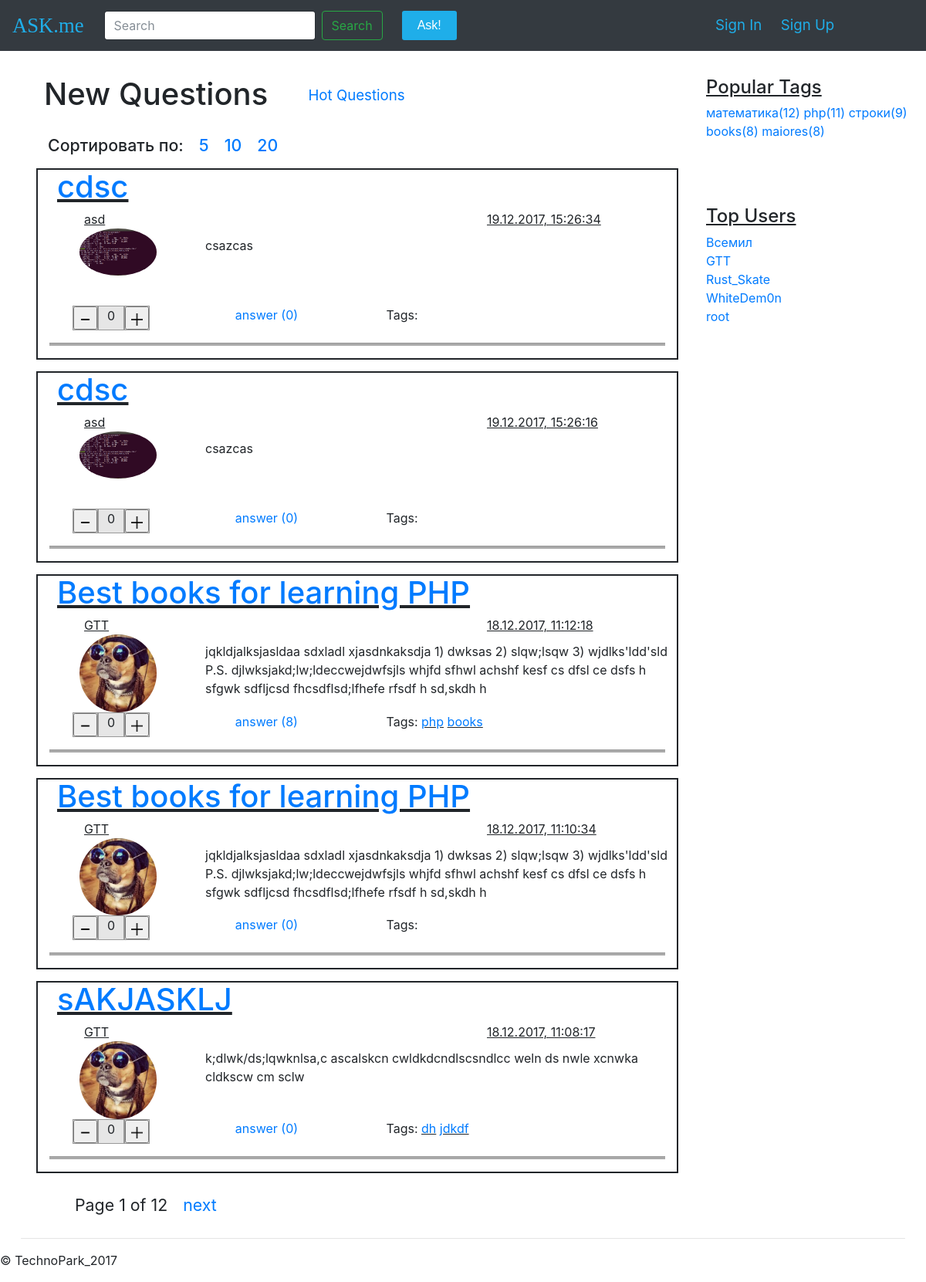
The page / on the database its author committed.
### questions/models.py (models this page shows, shortened)
class Question(models.Model):
    author = models.ForeignKey(User)
    title = models.CharField(max_length=120, verbose_name=u"Заголовок вопроса")
    text = models.TextField(verbose_name=u"Полное описание вопроса")
    create_date = models.DateTimeField(default=datetime.now, verbose_name=u"Время создания вопроса")
    is_active = models.BooleanField(default=True, verbose_name=u"Доступность вопроса")
    tags = models.ManyToManyField(Tag, blank=True)
    category = models.ForeignKey(Category, blank=True)
    status = models.OneToOneField(Status)
    objects = QuestionManager()
    class Meta:
        ordering = ['-create_date']

class User(AbstractUser):
    upload = models.ImageField(default='static/img/ava.png', upload_to='%Y/%m/%d/', verbose_name=u"Аватар")
    rating = models.IntegerField(default=0, verbose_name=u"Рейтинг")
    objects = MyUserManager()

class Status(models.Model):
    viewsNum = models.IntegerField(default=0, verbose_name=u"Количество просмотров")
    likesNum = models.IntegerField(default=0, verbose_name=u"Количество лайков")

class Tag(models.Model):
    title = models.CharField(max_length=120, unique=True, verbose_name=u"Заголовок тега")
    objects = TagManager()

### questions/views.py (the view)
# urls.py: url(r'^$', views.index, name='index'),
def index(request):
    ctx = dict()
    qlist = Question.objects.new_questions()
    page_qlist, pageN = paginate(qlist, request)
    is_set_like(request)
    tag_list = get_top_tags()
    user_list = get_top_users()
    ctx['user_list'] = user_list
    ctx['questions'] = page_qlist
    ctx['page'] = pageN
    ctx['tag_list'] = tag_list
    return render(request, 'new.html', ctx)

### questions/models.py (called while the page is built)
    def get_top_N(self,N):
        return self.order_by('-rating')[0:N]

    def new_questions(self):
        return self.filter(is_active=True).order_by('-create_date')

    def get_top_N(self,N):
        return self.values('title').annotate(num_questions=Count('question')).order_by('-num_questions')[0:N]

### questions/views.py (called while the page is built, shortened)
def paginate(objects, request):
    limit = 5
    page_num = 1
    if request.method == 'GET':
        page_num = int(request.GET.get('page', 1))
        limit = int(request.GET.get('limit', 5))
    p = Paginator(objects, limit)
    p.limiturl = 'limit='+str(limit)
    try:
        pageN = p.page(page_num)
    except PageNotAnInteger:
        pageN = p.page(1)
    except EmptyPage:
        pageN = p.page(p.num_pages)
    object_page = pageN.object_list
    return object_page, pageN

def is_set_like(request):
    like = None
    if request.method == 'POST':
        like = request.POST.get('like')

def get_top_tags():
    return Tag.objects.get_top_N(5)

def get_top_users():
    return User.objects.get_top_N(5)

### questions/templates/new.html (shortened to what this page needs)
{% extends "base.html" %}
{% block content %}
          <div class="row quest_head"><div class="col-md-5 col-sm-12">
            <h1>New Questions</h1></div>
            <div class="col-md-3 col-sm-12 HotQ">
            <a href="{% url 'hot' %}">Hot Questions</a>
            </div></div>
            <div class="row pages"> <h4>
                <ul>
                    <li>Сортировать по:</li>
                    <li><a href="{% url 'index' %}?limit=5">5</a></li>
                    <li><a href="{% url 'index' %}?limit=10">10</a></li>
                    <li><a href="{% url 'index' %}?limit=20">20</a></li>
                </ul></h4>
            </div>
              {% for question in questions %}
                  {% include "question.html" %}
              {% endfor %}
          <div class="pages">
          <ul>
            <li>
                Page {{ page.number }} of {{ page.paginator.num_pages }}
            </li>
            <li>
              {% if page.has_next %}
                  <a href="{% url 'index' %}?page={{ page.next_page_number }}&{{ page.paginator.limiturl }}">next</a>
              {% endif %}
            </li>
          </ul>
        </div>
{% endblock %}

### templates/base.html (shortened to what this page needs)
<!DOCTYPE html>
<html lang="en"><head><meta http-equiv="Content-Type" content="text/html; charset=UTF-8">
    <link href="/static/css/bootstrap/dist/css/bootstrap.min.css" rel="stylesheet">
    <link href="/static/css/my_style.css" rel="stylesheet">
  </head>
  <body>
    <nav class="navbar navbar-expand-md fixed-top navbar-dark bg-dark">
      <a class="navbar-brand" href="{% url 'index' %}">ASK.me</a>
      <div class="collapse navbar-collapse" id="navbarsExampleDefault">
        <ul class="navbar-nav mr-auto">
        <form class="form-inline my-2 my-lg-0 mySearch " action=" " method="GET">
          <input class="form-control mr-sm-2" type="text" placeholder="Search" aria-label="Search" name="search">
          <button class="btn btn-outline-success my-2 my-sm-0" type="submit">Search</button>
        </form>
        </ul>
        <ul class="navbar-nav mr-auto">
          <a href="{% url 'ask' %}" class="btn-ask">Ask!</a>
        </ul>
      </div>
        {% if user.is_authenticated %}
                <div class="col-md-4">
                    <img src="{{ request.user.upload.url }}" width="50" height="50" alt="ava" class="ava">
                    <a href="{% url 'userset' %}" class="myLogin">{{ request.user }}(settings)</a>
                    <a href="{% url 'logout' %}" class="myLogin">Exit</a>
                </div>
            {% else %}
      	        <div class="col-md-3 col-sm-5">
                 <a href="{% url 'signin' %}" class="myLogin">Sign In</a>
                <a href="{% url 'signup' %}" class="myLogin">Sign Up</a>
            {% endif %}
      	</div>
    </nav>
    <main role="main" class="container-fluid mymarg">
      <div class="row row-offcanvas row-offcanvas-right">
        <div class="col-9">
          {% block content %} {% endblock %}
        </div>
		<aside class="col-3 ml-sm-auto blog-sidebar">
          <div class="sidebar-module">
            <u><h4>Popular Tags</h4></u>
            <div>
                {% for tagg in tag_list %}
                    <a href="{% url 'tag_detail' tagg.title %}" class="otherPlace">{{ tagg.title }}({{ tagg.num_questions }}) </a>
                {% endfor %}
            </div>
          </div>
          <div class="sidebar-module mymarg">
            <u><h4>Top Users</h4></u>
            <ol class="list-unstyled">
                {% for user in user_list %}
                    <li><a href="#">{{ user.username }}</a></li>
                {% endfor %}
            </ol>
          </div>
        </aside>
      </div>
      <hr>
    </main>
      <footer>
        <p>© TechnoPark_2017</p>
      </footer>
  </body></html>

### questions/templates/question.html (shortened to what this page needs)
          <article class="lmarg20">
            <header>
              <h1><u><a href="{% url 'question_detail' question.id %}">{{ question.title }}</a></u></h1>
            </header>
            <div class="row " style="margin-left: 30px">
                <div class="col-md-8 col-sm-12"><u>
                    {{ question.author.username }}</u>
                </div>
                <div class="col-md-4 col-sm-12"><u>
                    {{ question.create_date|date:"d.m.Y, H:i:s" }}</u>
                </div>
            </div>
            <div class="row">
              <div class='col-md-3 col-sm-12 quest_img'>
                  <img src="{{ question.author.upload.url }}">
              </div>
              <div class='col-md-9 col-sm-12 quest_text'>
                {{ question.text }}
              </div>
            </div>
            <div class="foot">
              <div class="quest_foot">
               <div class="row" style="margin-left: 30px">
                  <div class="col-md-3 col-sm-12 ">
                    <form action=" " method="POST">
                      <div class="row rating">
                       <div class="col-4 ratCell"><button name="like" value="m"><img src="/static/img/minus.ico" width="100%"></button></div>
                       <div class="col-4 ratCell">{{ question.status.likesNum }}</div>
                       <div class="col-4 ratCell"><button name="like" value="p"><img src="/static/img/plus.ico" width="100%"></button></div>
                      </div>
                    </form>
                  </div>
                  <div class="col-md-3 col-sm-12"><a href="#">answer ({{ question.answer_set.all.count }})</a></div>
                 <div class="col-md-6 col-sm-12">Tags:
                    {% for tag in question.tags.all %}
                        <u><a href="{% url 'tag_detail' tag.title %}">{{ tag.title }}</a></u>
                    {% endfor %}
                 </div>
                </div>
              </div>
            </div>
            <hr>
          </article>

### static/css/my_style.css (style rules this page uses)
.mr-auto { margin-right: 25px !important; }
.btn-ask { padding: 7px 20px 7px 20px; background: #1FAEE9; font-family: "Arial"; color: #ffffff; border-radius: 3px; text-decoration: none; }
a.btn-ask:active, a.btn-ask { text-decoration: none; }
a.navbar-brand { font-family: "Сomic Sans MS"; font-size: 20pt; color: #1FAEE9 !important; }
form.mySearch { margin-left: 10px; }
.mymarg { margin-top: 85px; }
a.otherPlace { color: blue font-size: 16px; }
main.container-fluid { width: 98%; }
a.myLogin { font-size: 14pt; color: #1FAEE9; margin-left: 20px; }
.lmarg20 { padding-left: 15px; padding-right: 15px; margin-left: 20px; margin-bottom: 15px; border-style: solid; border-width: 2px; }
.lmarg20 hr { height: 3px; width: 100%; background-color: #AAA; }
.lmarg20 h1 { margin-left: 10px; }
div.quest_text { padding: 10px; }
div.quest_img { min-height: 100px; }
.quest_img img { display: block; width: 100px; border-radius: 100%; margin: auto; left: 0; top: 0; bottom: 0; right: 0; }
div.rating { width: 100px; background: #e6e6e6; margin-right: 20px; }
div.ratCell { border: 1px solid #999999; text-align: center; padding-left: 0; padding-right: 0; }
.HotQ { padding-top: 10px; font-size: 14pt; }
div.quest_head { margin: 15px; }
.blog-sidebar { position: fixed; top: 100px; right: 0px; }
div.pages li { margin: 10px; font-size: 16pt; display: block; float: left; list-style-type: none; }

### rows shown on the page
Question: title "cdsc", author.username "asd", create_date "19.12.2017, 15:26:34", author.upload (picture), text "csazcas", status.likesNum "0", answer_set.all.count "0"
Question: title "cdsc", author.username "asd", create_date "19.12.2017, 15:26:16", author.upload (picture), text "csazcas", status.likesNum "0", answer_set.all.count "0"
Question: title "Best books for learning PHP", author.username "GTT", create_date "18.12.2017, 11:12:18", author.upload (picture), text "jqkldjalksjasldaa sdxladl xjasdnkaksdja 1) dwksas 2) slqw;lsqw 3) wjdlks'ldd'sld P.S. djlwksjakd;lw;ldeccwejdwfsjls whjfd sfhwl achshf kesf cs dfsl ce dsfs h sfgwk sdfljcsd fhcsdflsd;lfhefe rfsdf h sd,skdh h", status.likesNum "0", answer_set.all.count "8"
Tag: title "php"
Tag: title "books"
Question: title "Best books for learning PHP", author.username "GTT", create_date "18.12.2017, 11:10:34", author.upload (picture), text "jqkldjalksjasldaa sdxladl xjasdnkaksdja 1) dwksas 2) slqw;lsqw 3) wjdlks'ldd'sld P.S. djlwksjakd;lw;ldeccwejdwfsjls whjfd sfhwl achshf kesf cs dfsl ce dsfs h sfgwk sdfljcsd fhcsdflsd;lfhefe rfsdf h sd,skdh h", status.likesNum "0", answer_set.all.count "0"
Question: title "sAKJASKLJ", author.username "GTT", create_date "18.12.2017, 11:08:17", author.upload (picture), text "k;dlwk/ds;lqwknlsa,c ascalskcn cwldkdcndlscsndlcc weln ds nwle xcnwka cldkscw cm sclw", status.likesNum "0", answer_set.all.count "0"
Tag: title "dh"
Tag: title "jdkdf"
User: username "Всемил"
User: username "GTT"
User: username "Rust_Skate"
User: username "WhiteDem0n"
User: username "root"

### other values the page prints
{{ page.number }} "1"
{{ page.paginator.num_pages }} "12"
{{ tagg.title }} "математика" "php" "строки" "books" "maiores"
{{ tagg.num_questions }} "12" "11" "9" "8" "8"
